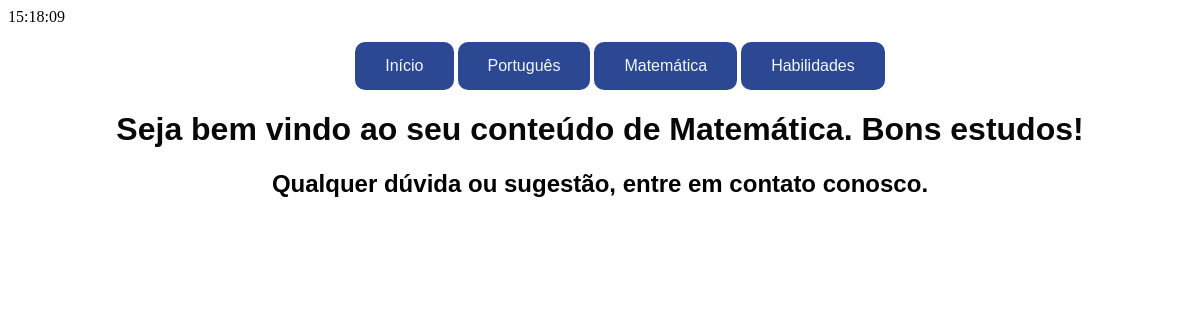
Before: /math with the older database file.
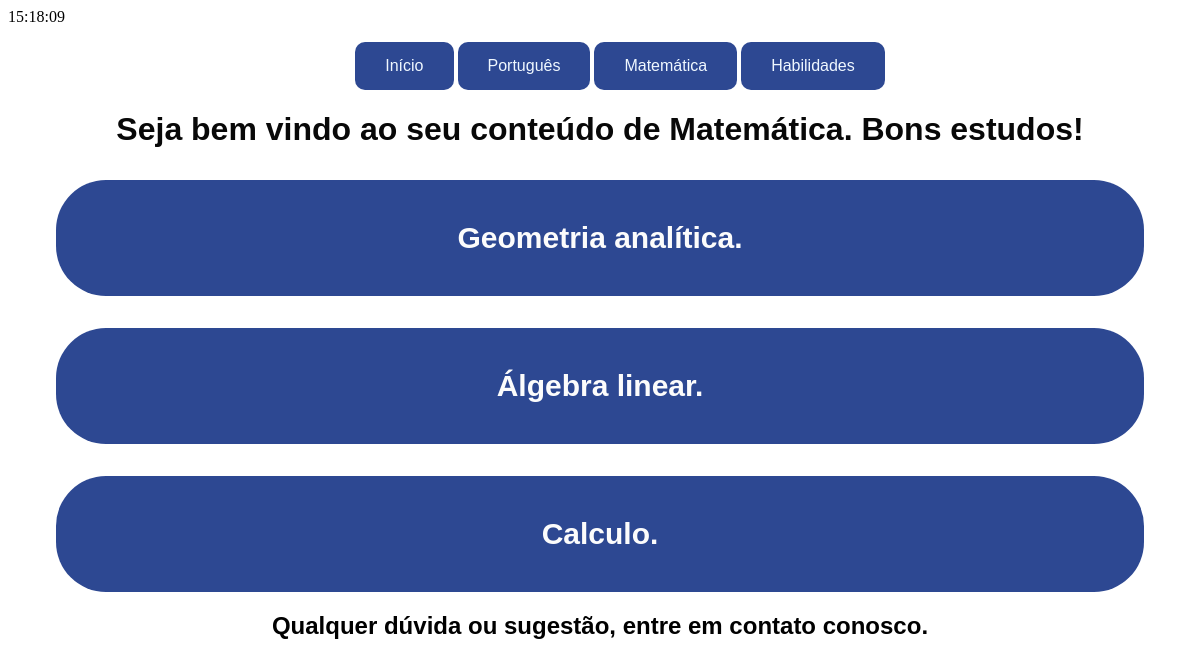
After: the same page with the newer database file.
### pages/models.py (models this page shows)
class Matematica(models.Model):
    titulo = models.CharField(max_length= 200)
    p1 = models.TextField(blank= True)
    p2 = models.TextField(blank= True)
    p3 = models.TextField(blank= True)
    nome_arquivo1 = models.CharField(blank= True, max_length= 200)
    link_arquivo1 = models.URLField(blank= True, max_length= 300)
    nome_arquivo2 = models.CharField(blank= True, max_length= 300)
    id_video = models.TextField(blank= True)
    atividades = models.CharField(blank= True, max_length= 200)
    link_arquivo3 = models.URLField(blank= True, max_length= 300)

### pages/views.py (the view)
def math(request):
    matematica = Matematica.objects.all( )
    dados= {
        'matematica':matematica
    }
    return render(request, 'math.html', dados)

### pages/templates/math.html (shortened to what this page needs)
{% extends 'base.html' %}
{% load static %}
{% block content %}
    <header>
    <h1>Seja bem vindo ao seu conteúdo de Matemática. Bons estudos!</h1>
    </header>
    {% if matematica %}
    {% for conteudo in matematica %}
    <div class="container-content">
        <a class="link" href="{% url 'matematica' conteudo.id %}">
            <div class="cantainer-link">
                  <h2 class="container-title">{{ conteudo.titulo }}</h2>
            </div>
        </a>
    </div>
    {% endfor %}
    {% endif %}
{% endblock %}

Changed rows visible on the page:
added Matematica: titulo "Geometria analítica."
added Matematica: titulo "Álgebra linear."
added Matematica: titulo "Calculo."
